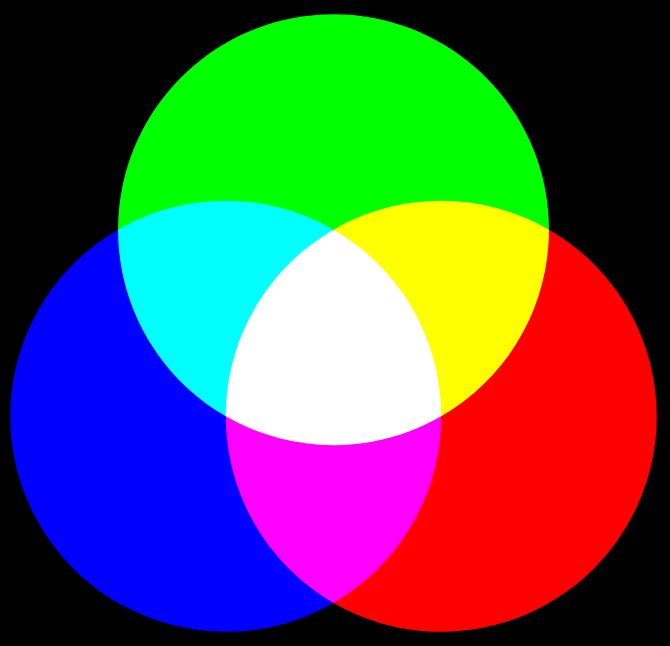
%> input picture Week 7/colours.JPG, 670 x 646 px
$ octave --eval "result = rgb2hsi(imread('colours.JPG'));"   (GNU Octave 9; MATLAB toolbox functions it lacks are replaced by stand-ins)
%> lines starting %> are read from the running program, lines starting %| are printed output that depends on the picture
function hsi = rgb2hsi(rgb)
%RGB2HSI Converts an RGB image to HSI.
%   HSI = RGB2HSI(RGB) converts an RGB image to HSI. The input image
%   is assumed to be of size M-by-N-by-3, where the third dimension
%   accounts for three image planes: red, green, and blue, in that
%   order. If all RGB component images are equal, the HSI conversion
%   is undefined. The input image can be of class double (with values
%   in the range [0, 1]), uint8, or uint16.
%
%   The output image, HSI, is of class double, where:
%     hsi(:, :, 1) = hue image normalized to the range [0, 1] by
%                    dividing all angle values by 2*pi.
%     hsi(:, :, 2) = saturation image, in the range [0, 1].
%     hsi(:, :, 3) = intensity image, in the range [0, 1].

%   Copyright 2002-2004 R. C. Gonzalez, R. E. Woods, & S. L. Eddins
%   Digital Image Processing Using MATLAB, Prentice-Hall, 2004
%   $Revision: 1.5 $  $Date: 2005/01/18 13:44:59 $

% Extract the individual component images.
rgb = im2double(rgb);
r = rgb(:, :, 1);
g = rgb(:, :, 2);
b = rgb(:, :, 3);

% Implement the conversion equations.
num = 0.5*((r - g) + (r - b));
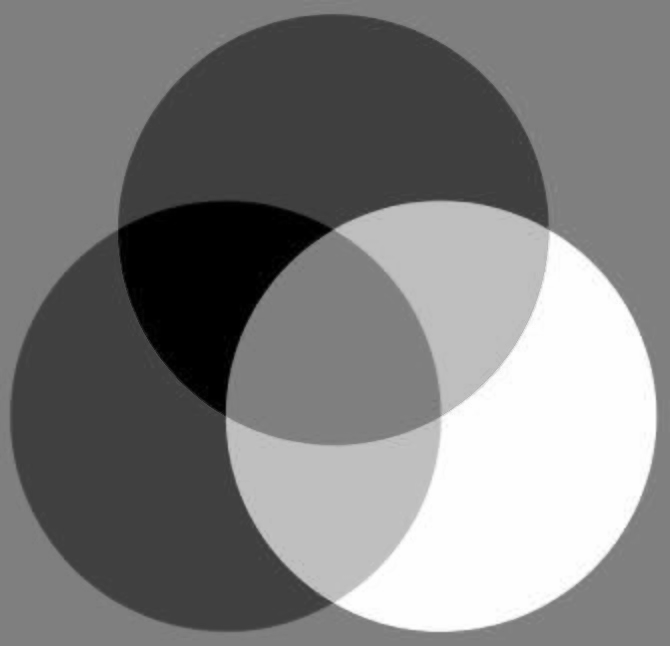
%> num: size 646x670 double; min -1, max 0.998, mean -0.000313; drawn with min black and max white
den = sqrt((r - g).^2 + (r - b).*(g - b));
theta = acos(num./(den + eps));
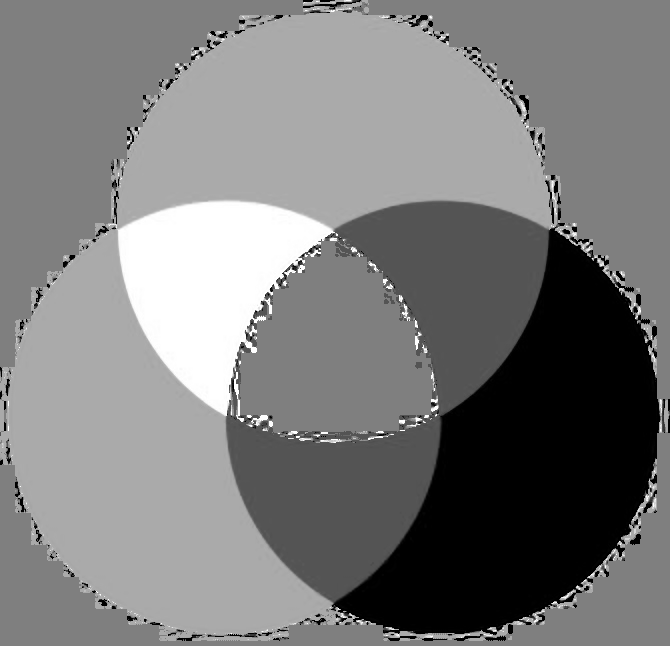
%> theta: size 646x670 double; min 2.11e-08, max 3.14, mean 1.52; drawn with min black and max white

H = theta;
H(b > g) = 2*pi - H(b > g);
H = H/(2*pi);

num = min(min(r, g), b);
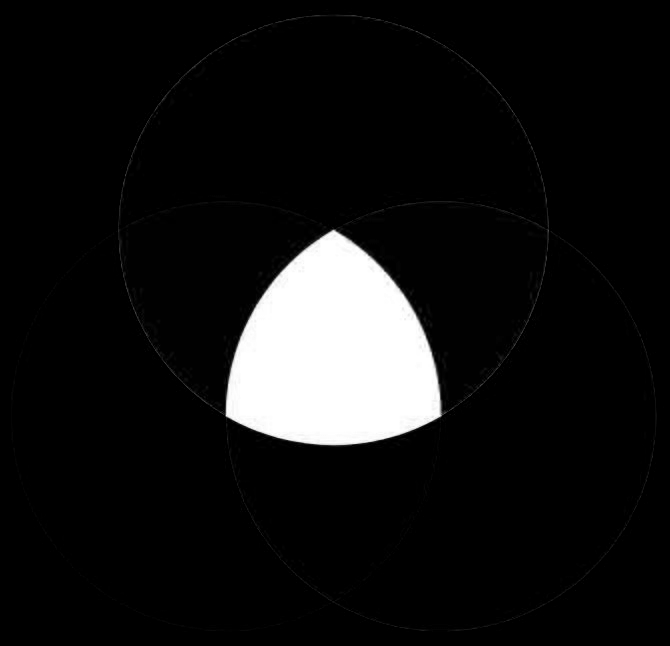
%> num: size 646x670 double; min 0, max 1, mean 0.077
den = r + g + b;
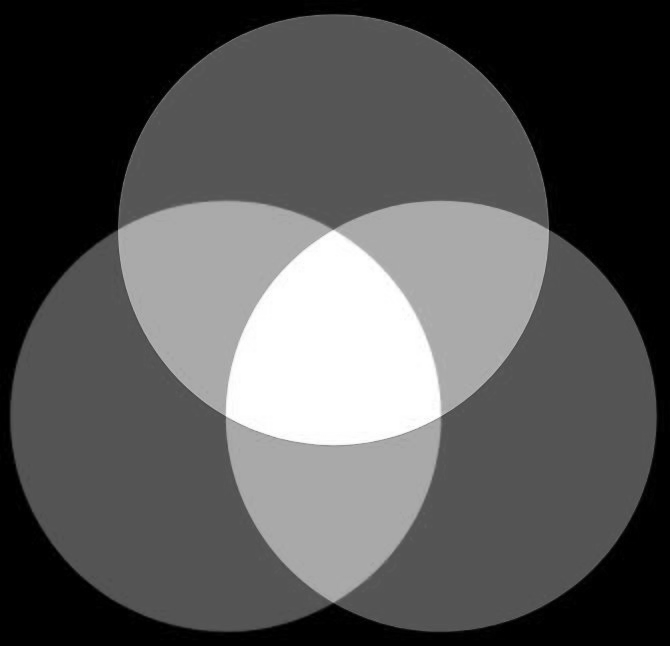
%> den: size 646x670 double; min 0, max 3, mean 1.01; drawn with min black and max white
den(den == 0) = eps;
S = 1 - 3.* num./den;
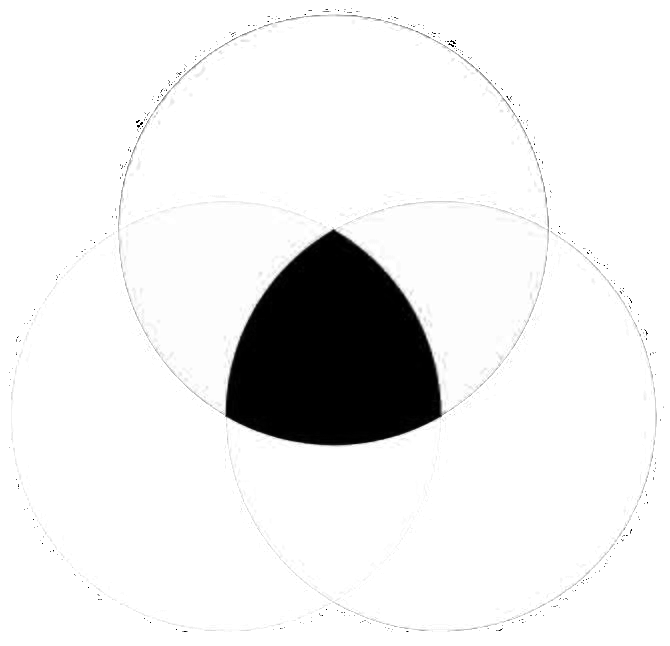
%> S: size 646x670 double; min 0, max 1, mean 0.92

H(S == 0) = 0;
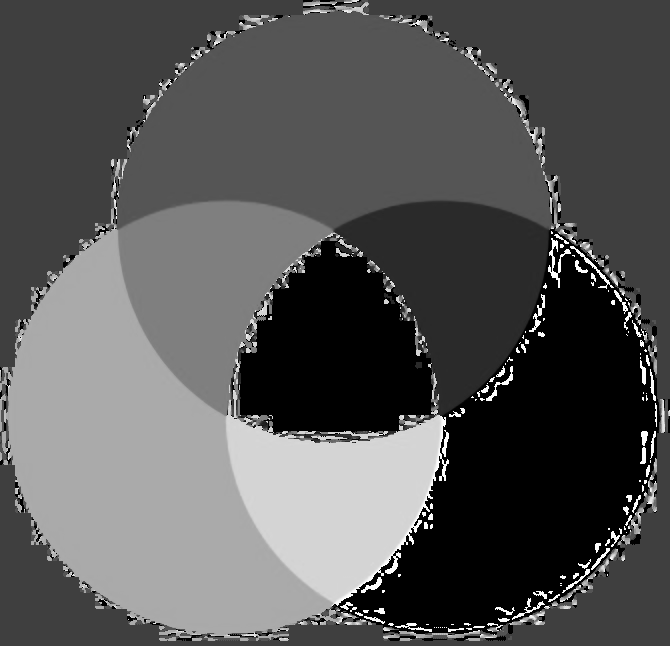
%> H: size 646x670 double; min 0, max 0.999, mean 0.336

I = (r + g + b)/3;

% Combine all three results into an hsi image.
hsi = cat(3, H, S, I);
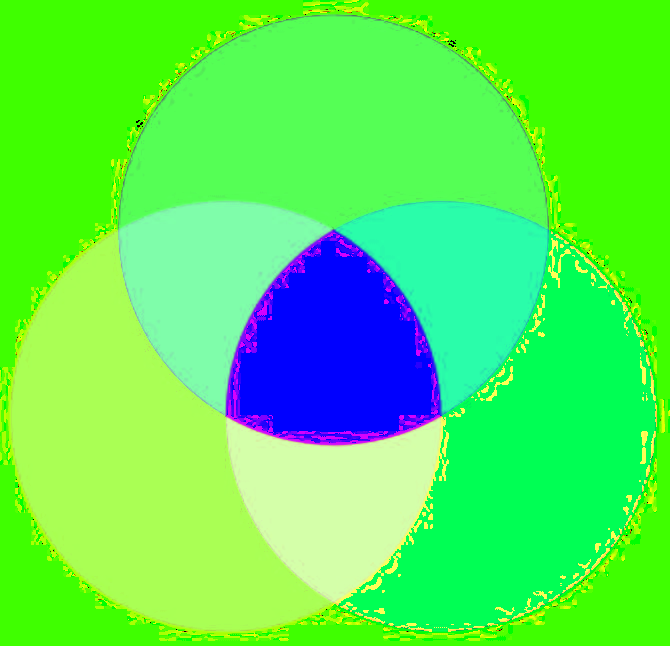
%> hsi: size 646x670x3 double; mean R, G, B 0.336, 0.92, 0.337

imshow(hsi)
